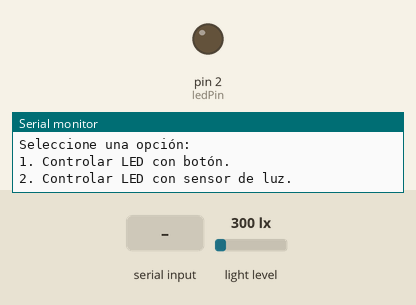
Simulated run of this sketch. Board: Arduino Uno, built with avr-gcc and run on an emulated ATmega328P. On the bench: output pins drawn as LEDs (lit = HIGH), the last lines printed to the serial monitor. Inputs (shaded band) come from the test bench; at power-on: light level 300 lx.

Above: at 1.2 s.
1.3 s: "2" received over Serial
At 2.5 s:
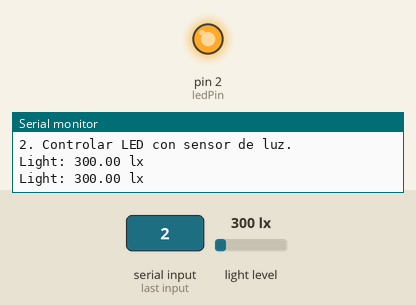
2.8 s: light level set to 988 lx
4.5 s: light level set to 1030 lx
At 6.0 s:
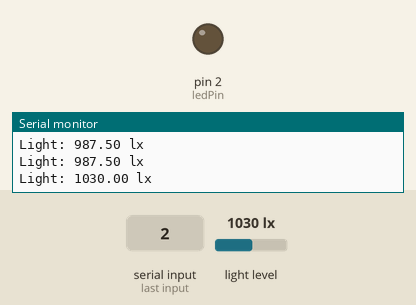
6.8 s: light level set to 40 lx
At 7.6 s:
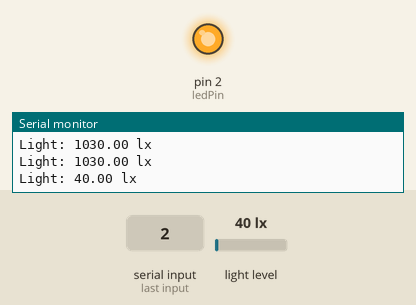
Timing chart, 0 to 9.8 s (numbered marks = the images above; inputs shaded):
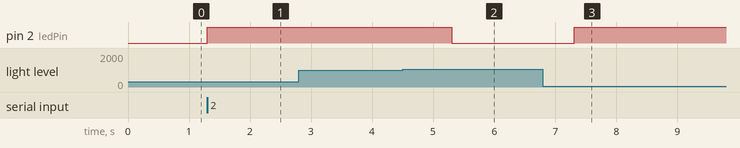

Measured:
- the behaviour switches between 1000 and 1001 lx on light level (found by bisection; images 1 and 2)
- after the input at 1.3 s, pin 2 (ledPin): LOW → HIGH at once
- after the input at 4.5 s, pin 2 (ledPin): HIGH → LOW after 0.81 s
- after the input at 6.8 s, pin 2 (ledPin): LOW → HIGH after 0.51 s

The sketch:

smart_light_pulsador_sensor.ino
```cpp
//Codigo que permite escoger mediante Monitor Serie entre regular la luz con pulsador o con sensor de luz

#include <Wire.h>
#include <BH1750.h>

const int buttonPin = 16; // Pin del pulsador
const int ledPin = 2;    // Pin del LED

int buttonState = 0;     // Estado actual del pulsador
int intensity = 0;       // Nivel de intensidad del LED (0-255)

BH1750 lightMeter;

void setup() {
  Serial.begin(9600);
  pinMode(buttonPin, INPUT);
  pinMode(ledPin, OUTPUT);

  // Initialize the I2C bus
  Wire.begin();
  lightMeter.begin();
}

void loop() {
  Serial.println("Seleccione una opción:");
  Serial.println("1. Controlar LED con botón.");
  Serial.println("2. Controlar LED con sensor de luz.");

  while (!Serial.available()) {} // Espera a que el usuario ingrese datos

  char option = Serial.read();

  switch (option) {
    case '1':
      controlConBoton();
      break;
    case '2':
      controlConSensor();
      break;
    default:
      Serial.println("Opción no válida. Por favor, seleccione 1 o 2.");
      break;
  }
}

void controlConBoton() {
  while (true) {
    buttonState = digitalRead(buttonPin);

    if (buttonState == HIGH) {
      // Incrementa la intensidad del LED
      intensity += 64; // 255/4 = 64 (4 niveles de intensidad)

      if (intensity > 256) {
        intensity = 0; // Vuelve al nivel de intensidad 0 si supera 255
      }

      analogWrite(ledPin, intensity);

      // Espera a que se suelte el botón antes de cambiar de intensidad nuevamente
      while (digitalRead(buttonPin) == HIGH) {
        delay(10);
      }
    }
    delay(100); // Pequeña pausa para liberar el procesador
  }
}

void controlConSensor() {
  while (true) {
    // Leer la intensidad de luz
    float lux = lightMeter.readLightLevel();
    Serial.print("Light: ");
    Serial.print(lux);
    Serial.println(" lx");

    // Ajustar la intensidad del LED en función de la luz leída
    if (lux < 100) {
      intensity = 255;  // Máxima intensidad si hay poca luz
    } else if (lux >= 100 && lux < 500) {
      intensity = 192;  // Segundo nivel de intensidad
    } else if (lux >= 500 && lux < 1000) {
      intensity = 128;  // Tercer nivel de intensidad
    } else if (lux >= 1000 && lux < 2000){
      intensity = 64;   // Mínima intensidad si hay luz
    } else {
      intensity = 0;   // Vuelta al nivel 0 de intensidad si hay muchas luz
    }

    analogWrite(ledPin, intensity);

    delay(1000); // Esperar un segundo antes de realizar otra lectura
  }
}
```
